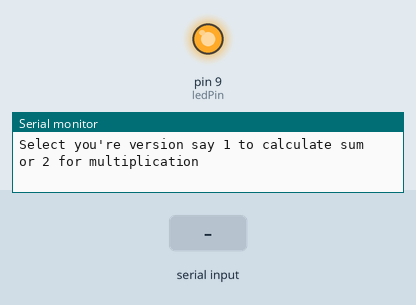
Recording of a program running on a simulated Arduino Uno, built with avr-gcc and run on an emulated ATmega328P. Shown: output pins drawn as LEDs (lit = HIGH), the last lines printed to the serial monitor. Dashed ring = blinking. The inputs (shaded band) are chosen by the test bench.

Above: at 1.2 s.
1.3 s: "1\n" received over Serial
At 3.1 s:
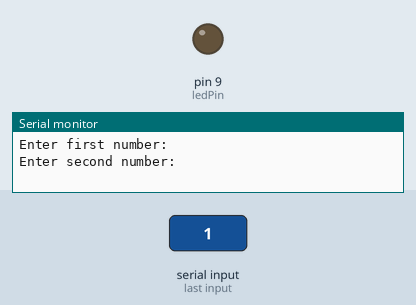
3.8 s: "90,45,200\n" received over Serial
At 6.6 s:
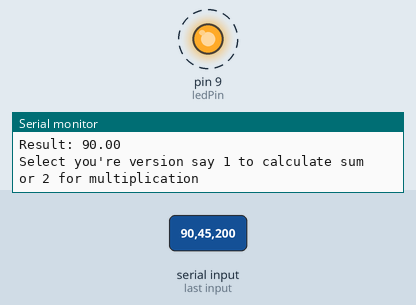
Timing chart, 0 to 12.3 s (numbered marks = the images above; inputs shaded):
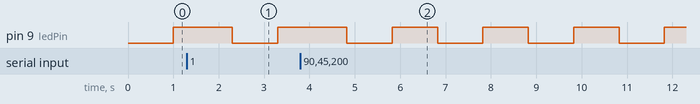

The program:

main.cpp
```cpp
#include <Arduino.h>

const int ledPin = 9;
unsigned long time = millis();
bool ledState = LOW;
void blink();
void mul();
void sum();

void setup()
{
  // put your setup code here, to run once:
  Serial.begin(9600);
  pinMode(ledPin, OUTPUT);
}

void loop()
{
  blink();
  int s_or_m;
  Serial.println("Select you're version say 1 to calculate sum or 2 for multiplication");
  do
  {
    while (Serial.available() == 0)
    {
      // Wait for input
      blink();
    }
    s_or_m = Serial.parseInt();

  } while (s_or_m != 1 && s_or_m != 2);

  if (s_or_m == 1)
  {
    sum();
  }
  else
  {
    mul();
  }
}

// Member 4: Multiplication function
void mul()
{
  // Get first number
  Serial.println("Enter first number:");
  while (Serial.available() == 0)
  {
    // Wait for input
    blink();
  }
  float num1 = Serial.parseFloat();

  // Get second number
  Serial.println("Enter second number:");
  while (Serial.available() == 0)
  {
    // Wait for input
    blink();
  }
  float num2 = Serial.parseFloat();

  // Calculate and print result
  float result = num1 * num2;
  Serial.print("Result: ");
  Serial.println(result);
}

void sum()
{
  // Get first number
  Serial.println("Enter first number:");
  while (Serial.available() == 0)
  {
    // Wait for input
    blink();
  }
  float num1 = Serial.parseFloat();

  // Get second number
  Serial.println("Enter second number:");
  while (Serial.available() == 0)
  {
    // Wait for input
    blink();
  }
  float num2 = Serial.parseFloat();

  // Calculate and print result
  float result = num1 + num2;
  Serial.print("Result: ");
  Serial.println(result);
}

void blink()
{
  unsigned long currentMillis = millis();
  if(currentMillis - time >= 1000)
  {
    time = currentMillis;
    ledState = !ledState;
    digitalWrite(ledPin, ledState);
  }
}
```

Measured:
- by itself, pin 9 (ledPin): alternates HIGH for 1.0 s and LOW for 1.0 s
